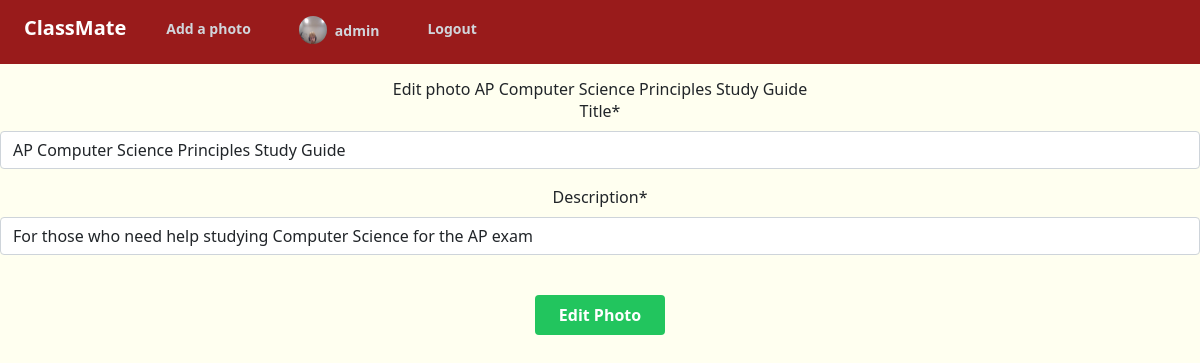
Screenshot of /photo/18/update/ (signed in) with the database file from the repository.
### users/models.py (models this page shows, shortened)
class Profile(models.Model):
    user = models.OneToOneField(User, on_delete=models.CASCADE) # Delete profile when user is deleted
    image = models.ImageField(default='default.jpg', upload_to='profile_pics')
    bio = models.TextField(max_length=200, default='')

### photoapp/models.py (models this page shows)
class Photo(models.Model):
    title = models.CharField(max_length=45)
    description = models.CharField(max_length=250)
    created = models.DateTimeField(auto_now_add=True)
    image = models.FileField(upload_to='photos/')
    thumbnail = models.ImageField(upload_to='photos/', default=image)
    submitter = models.ForeignKey(get_user_model(), on_delete=models.CASCADE)
    tags = TaggableManager()
    def __str__(self):
        return self.title

### photoapp/views.py (the view)
# urls.py: path('photo/<int:pk>/update/', PhotoUpdateView.as_view(), name='update'),
class PhotoUpdateView(UserIsSubmitter, UpdateView):
    template_name = 'photoapp/update.html'
    model = Photo
    fields = ['title', 'description', 'tags']
    success_url = reverse_lazy('photo:list')

### photoapp/views.py (called while the page is built)
    def get_photo(self):
        return get_object_or_404(Photo, pk=self.kwargs.get('pk'))

    def test_func(self):
        if self.request.user.is_authenticated:
            return self.request.user == self.get_photo().submitter
        else:
            raise PermissionDenied('Sorry you are not allowed here')

### photoapp/templates/photoapp/update.html (shortened to what this page needs)
{% extends 'base.html' %}
{% load crispy_forms_tags %}
{% block body %}
<div class="mx-auto text-center">
  <h1 class="mt-3">Edit photo {{photo}}</h1>
</div>
<div class="form-group text-center">
  <form action="" method="post" enctype="multipart/form-data">
    {{ form|crispy }}
    <button type="submit" class="bg-green-500 hover:bg-green-700 text-white font-bold py-2 px-4 rounded mt-4">Edit Photo</button>
  </form>
</div>
{% endblock body %}

### templates/navbar.html (shortened to what this page needs)
<!doctype html>
<html>
<head>
  <script src="https://cdn.tailwindcss.com"></script>
</head>
</html>
<nav class="bg-red-800">
  <div class="mx-auto px-4 sm:px-6 lg:px-8 h-16 flex items-center">
    <div class="flex-shrink-0 flex items-center">
      <a href="{% url 'photo:list' %}" class="text-white text-xl font-bold mb-2">ClassMate</a>
    </div>
    <div class=" sm:block sm:ml-6 flex items-center">
      <ul class="flex space-x-4">
        {% if user.is_authenticated %}
        <li class="nav-item">
          <a href="{% url 'photo:create' %}" class="text-gray-300 hover:bg-gray-700 hover:text-white px-3 py-2 rounded-md text-sm font-bold">Add a photo</a>
        </li>
        <li class="nav-item">
          <a href="{% url 'user:profile' %}" class="text-gray-300 hover:bg-gray-700 hover:text-white px-3 py-2 rounded-md text-sm font-bold"><img class="w-7 h-7 rounded-full inline-block mr-2 mb-1" src="{{ user.profile.image.url }}"/>{{user.username}}</a>
        </li>
        <li class="nav-item">
          <a href="{% url 'user:logout' %}" class="text-gray-300 hover:bg-gray-700 hover:text-white px-3 py-2 rounded-md text-sm font-bold">Logout</a>
        </li>
        {% else %}
        <li class="nav-item">
          <a href="{% url 'user:login' %}" class="text-gray-300 hover:bg-gray-700 hover:text-white px-3 py-2 rounded-md text-sm font-bold inline-block mb-1">Sign In</a>
        </li>
        {% endif %}
      </ul>
    </div>
  </div>
</nav>

### rows the page displays
Photo: title "AP Computer Science Principles Study Guide", description "For those who need help studying Computer Science for the AP exam"

### other values shown
{{ user.username }} "admin"
